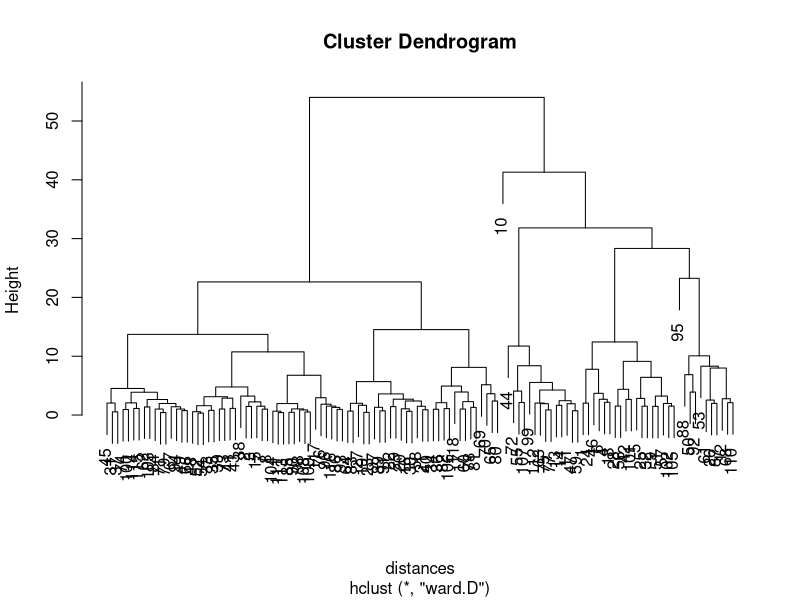

Generate this figure with R:
#############################################
# Hierarchical Clustering                   #
# MLB Pitchers on Pitch Type Linear Weights #
#############################################


# read data
PitcherData = read.csv("PitcherData.csv")


# compute Euclidean distances
distances = dist(PitcherData[2:8], method = "euclidean")


# create clusters
clusterPitchers = hclust(distances, method = "ward.D")


# plot dendrogram
plot(clusterPitchers)


# define 15 clusters
clusterGroup = cutree(clusterPitchers, k = 12)


# combine original data with cluster group number
combined = data.frame(PitcherData, clusterGroup)


# write to csv
write.csv(combined, "PitcherClusters.csv")
